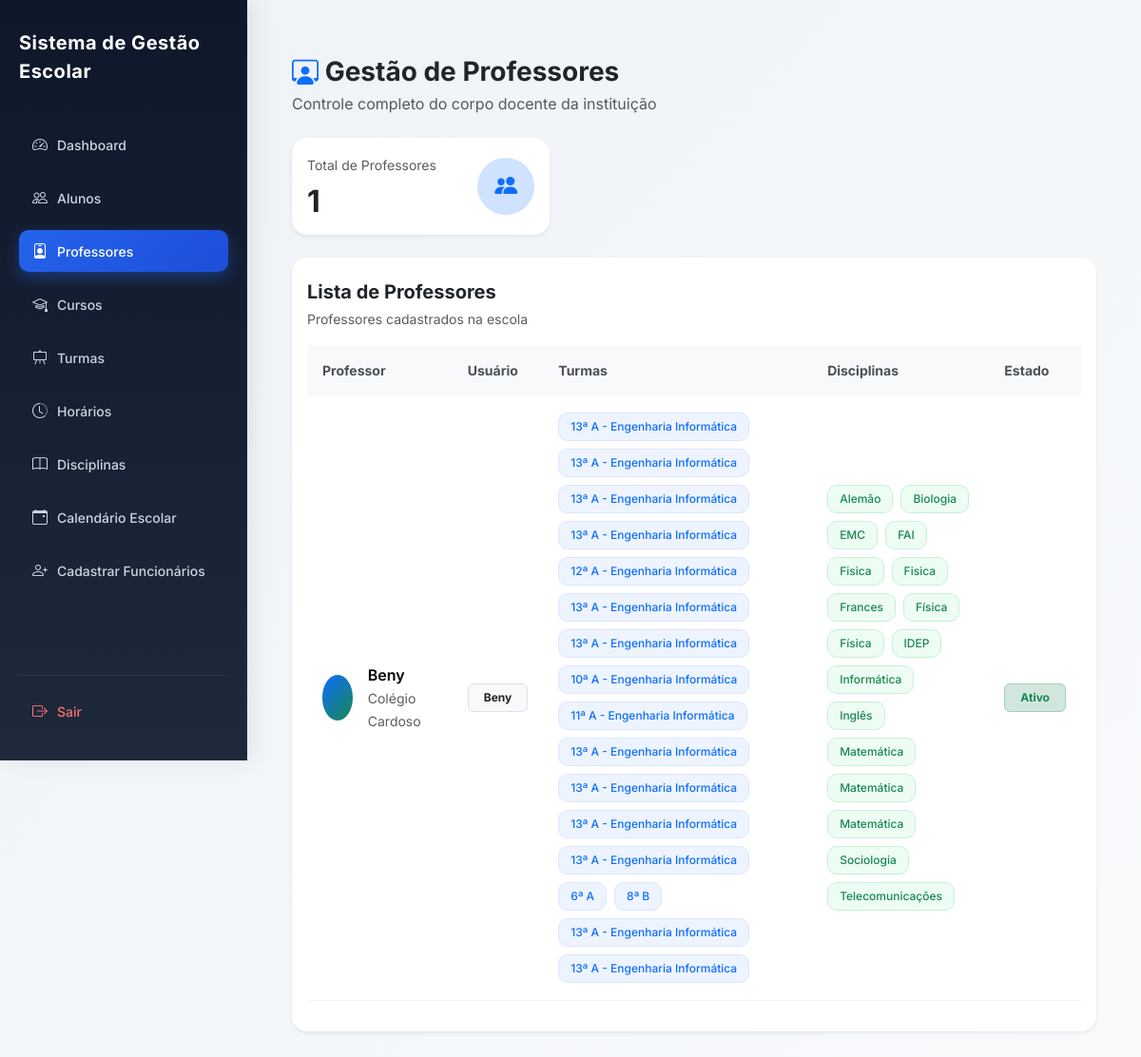
The page /professores/ (signed in) on the database as committed earlier.
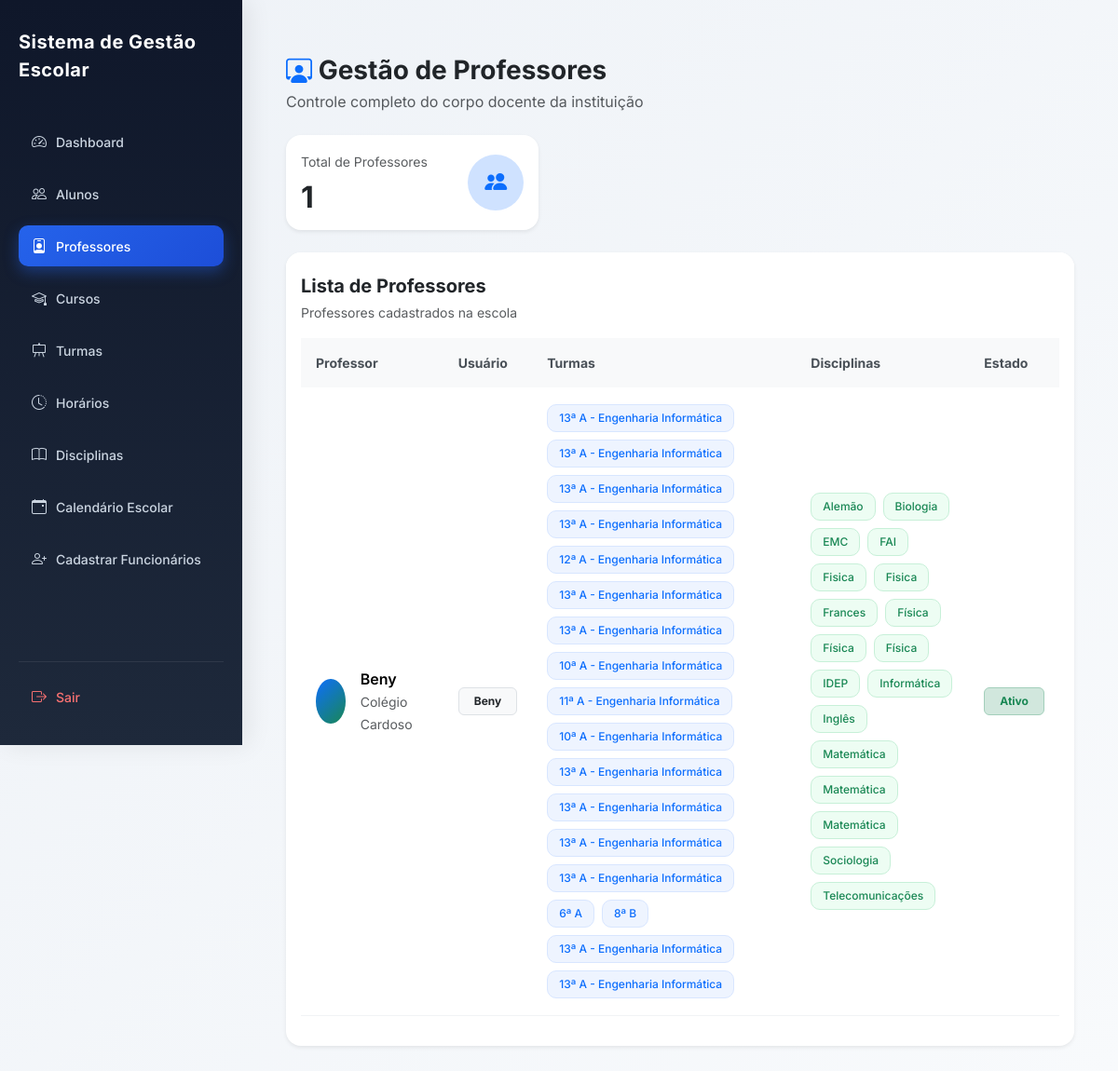
The same page on the database as committed later.
### users/models.py (models this page shows, shortened)
class User(AbstractUser):
    ROLE_CHOICES = (
        ('SUPERADMIN', 'Super Admin'),
        ('DIRETOR', 'Diretor'),
        ('PROFESSOR', 'Professor'),
        ('ALUNO', 'Aluno'),
        ('FINANCEIRO', 'Financeiro'),
        ('SECRETARIA', 'Secretaria'),
    )
    role = models.CharField(
        max_length=20,
        choices=ROLE_CHOICES,
        default='ALUNO'
    )
    ativo = models.BooleanField(default=True)
    escola = models.ForeignKey(
        'academic.Escola',
        on_delete=models.CASCADE,
        null=True,
        blank=True,
        related_name="usuarios"
    )
    criado_em = models.DateTimeField(auto_now_add=True)
    tentativas_login = models.PositiveIntegerField(
        default=0
    )
    bloqueado_ate = models.DateTimeField(
        null=True,
        blank=True
    )
    objects = UserManager()

### academic/models.py (models this page shows, shortened)
class Escola(models.Model):
    nome = models.CharField(
        "Nome da Escola",
        max_length=255
    )
    codigo = models.CharField(
        "Código da Escola",
        max_length=10,
        unique=True,
        blank=True,
        help_text="Código usado no login da escola"
    )
    logo = models.ImageField(
        upload_to='logos_escolas/',
        blank=True,
        null=True
    )
    endereco = models.CharField(
        "Endereço",
        max_length=255
    )
    provincia = models.CharField(
        "Província",
        max_length=100,
        blank=True,
        null=True
    )
    municipio = models.CharField(
        "Município",
        max_length=100,
        blank=True,
        null=True
    )
    telefone = models.CharField(
        "Telefone",
        max_length=20
    )
    nif = models.CharField(
        "NIF",
        max_length=14,
        blank=True,
        null=True,
        help_text="Número de Identificação Fiscal da escola"
    )
    email = models.EmailField(
        "Email da Escola",
        max_length=254,
        blank=True,
        null=True,
        help_text="Email oficial da escola"
    )
    plano = models.ForeignKey(
        "Plano",
        on_delete=models.SET_NULL,
        null=True,
        blank=True,
        related_name="escolas",
        verbose_name="Plano"
    )
    data_expiracao = models.DateField(
        "Data de Expiração do Plano",
        null=True,
        blank=True
    )
    ativo = models.BooleanField(
        "Ativo",
        default=True
    )
    criada_em = models.DateTimeField(
        "Criada em",
        auto_now_add=True
    )
    class Meta:
        verbose_name = "Escola"
        verbose_name_plural = "Escolas"
        ordering = ["nome"]

class Disciplina(models.Model):
    nome = models.CharField(max_length=90)
    turma = models.ForeignKey(
        Turma,
        on_delete=models.CASCADE,
        related_name="disciplinas"
    )
    professor = models.ForeignKey(
        settings.AUTH_USER_MODEL,
        on_delete=models.CASCADE,
        limit_choices_to={'role': 'PROFESSOR'},
        related_name="disciplinas",
        null=True,
        blank=True
    )
    escola = models.ForeignKey(
        Escola,
        on_delete=models.CASCADE,
        related_name="disciplinas"
    )
    criada_em = models.DateTimeField(auto_now_add=True)
    class Meta:
        unique_together = ('nome', 'turma', 'escola')
        ordering = ["nome"]

class Turma(models.Model):
    CLASSE_CHOICES = [
        ('4', '4ª Classe'),
        ('5', '5ª Classe'),
        ('6', '6ª Classe'),
        ('7', '7ª Classe'),
        ('8', '8ª Classe'),
        ('9', '9ª Classe'),
        ('10', '10ª Classe'),
        ('11', '11ª Classe'),
        ('12', '12ª Classe'),
        ('13', '13ª Classe'),
    ]
    TURNOS = [
        ('MANHA', 'Manhã'),
        ('TARDE', 'Tarde'),
        ('NOITE', 'Noite'),
    ]
    classe = models.CharField(
        max_length=10,
        choices=CLASSE_CHOICES,
        verbose_name="Classe"
    )
    curso = models.ForeignKey(
        'Curso',
        on_delete=models.SET_NULL,
        null=True,
        blank=True,
        related_name="turmas",
        verbose_name="Curso"
    )
    identificador = models.CharField(
        max_length=5,
        verbose_name="Identificador"
    )
    turno = models.CharField(
        max_length=10,
        choices=TURNOS,
        default='MANHA',
        verbose_name='Turno'
    )
    ano_letivo = models.ForeignKey(
        'AnoLetivo',
        on_delete=models.CASCADE,
        related_name="turmas",
        verbose_name="Ano Letivo"
    )
    escola = models.ForeignKey(
        'Escola',
        on_delete=models.CASCADE,
        related_name="turmas",
        verbose_name="Escola"
    )
    professor = models.ForeignKey(
        settings.AUTH_USER_MODEL,
        on_delete=models.SET_NULL,
        related_name="turmas",
        limit_choices_to={"role": "PROFESSOR"},
        null=True,
        blank=True,
        verbose_name="Professor"
    )
    criada_em = models.DateTimeField(
        auto_now_add=True,
        verbose_name="Data de Criação"
    )
    class Meta:
        constraints = [
            models.UniqueConstraint(
                fields=['classe', 'identificador', 'turno', 'ano_letivo', 'escola', 'curso'],
                name='unique_turma_por_curso'
            )
        ]
        verbose_name = "Turma"
        verbose_name_plural = "Turmas"

class Curso(models.Model):
    nome = models.CharField(
        max_length=90,
        unique=True,
        verbose_name="Curso"
    )
    descricao = models.TextField(
        blank=True,
        null=True
    )
    escola = models.ForeignKey(
        'Escola',
        on_delete=models.CASCADE,
        related_name='cursos'
    )
    criado_em = models.DateTimeField(auto_now_add=True)
    class Meta:
        verbose_name = "Curso"
        verbose_name_plural = "Cursos"

### core/views.py (the view)
# urls.py: path('professores/', views.lista_professores, name='professores'),
@login_required
def lista_professores(request):
    escola = get_escola(request)
    if not escola:
        return redirect("dashboard")
    professores = User.objects.filter(
        role="PROFESSOR",
        escola=escola
    ).prefetch_related(
        Prefetch(
            "disciplinas",
            queryset=Disciplina.objects.select_related(
                "turma",
                "turma__curso"
            )
        )
    ).annotate(
        total_turmas=Count("disciplinas__turma", distinct=True),
        total_disciplinas=Count("disciplinas", distinct=True),
    ).order_by(
        "first_name",
        "username"
    )
    total_professores = professores.count()
    return render(request, "professores.html", {
        "professores": professores,
        "total_professores": total_professores,
    })

### core/views.py (called while the page is built)
def get_escola(request):
    user = request.user
    if user.role == 'SUPERADMIN':
        escola_id = request.session.get('escola_id')
        if escola_id:
            return Escola.objects.filter(id=escola_id).first()
        return None
    return user.escola

### core/templates/professores.html (shortened to what the changed rows need)
{% extends 'base.html' %}
{% block content %}
<div class="container-fluid mt-4">
    <div class="row g-3 mb-4">
        <div class="col-md-4">
            <div class="card border-0 shadow-sm rounded-4 h-100">
                <div class="card-body">
                    <div class="d-flex justify-content-between align-items-center">
                        <div>
                            <h2 class="fw-bold mt-2 mb-0">
                                {{ total_professores }}
                            </h2>
                        </div>
                    </div>
                </div>
            </div>
        </div>
    </div>
    <div class="card border-0 shadow-sm rounded-4">
        <div class="card-body">
            <div class="table-responsive">
                <table class="table align-middle table-hover">
                    <thead>
                        <tr>
                            <th>Professor</th>
                            <th>Usuário</th>
                            <th>Turmas</th>
                            <th>Disciplinas</th>
                            <th>Estado</th>
                        </tr>
                    </thead>
                    <tbody>
                        {% for professor in professores %}
                        <tr>
                            <td>
                                <div class="d-flex align-items-center gap-3">
                                    <div class="avatar-circle">
                                    </div>
                                    <div>
                                        <div class="fw-semibold">
                                            {{ professor.get_full_name|default:professor.username }}
                                        </div>
                                        <small class="text-muted">
                                            {{ professor.escola.nome }}
                                        </small>
                                    </div>
                                </div>
                            </td>
                            <td>
                                <span class="badge bg-light text-dark border px-3 py-2">
                                    {{ professor.username }}
                                </span>
                            </td>
                            <td>
                                {% if professor.disciplinas.all %}
                                    <div class="d-flex flex-wrap gap-2">
                                        {% for disciplina in professor.disciplinas.all %}
                                            {% if disciplina.turma %}
                                            <span class="badge turma-badge">
                                                {{ disciplina.turma.classe }}ª
                                                {{ disciplina.turma.identificador }}
                                                {% if disciplina.turma.curso %}
                                                    - {{ disciplina.turma.curso.nome }}
                                                {% endif %}
                                            </span>
                                            {% endif %}
                                        {% endfor %}
                                    </div>
                                {% else %}
                                    <span class="text-muted">
                                        Sem turmas
                                    </span>
                                {% endif %}
                            </td>
                            <td>
                                {% if professor.disciplinas.all %}
                                    <div class="d-flex flex-wrap gap-2">
                                        {% for disciplina in professor.disciplinas.all %}
                                            <span class="badge disciplina-badge">
                                                {{ disciplina.nome }}
                                            </span>
                                        {% endfor %}
                                    </div>
                                {% else %}
                                    <span class="text-muted">
                                        Nenhuma disciplina
                                    </span>
                                {% endif %}
                            </td>
                            <td>
                                <span class="badge bg-success-subtle text-success border border-success-subtle px-3 py-2">
                                    Ativo
                                </span>
                            </td>
                        </tr>
                        {% endfor %}
                    </tbody>
                </table>
            </div>
        </div>
    </div>
</div>
{% endblock %}

Rows that differ between the two databases and show on the page:
added Disciplina: turma.classe "10", turma.identificador "A", turma.curso.nome "Engenharia Informática", nome "Física"
